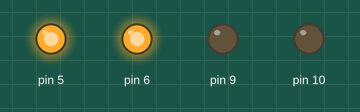
Simulated run of this sketch. Board: Arduino Uno, built with avr-gcc and run on an emulated ATmega328P. Parts: output pins drawn as LEDs (lit = HIGH).

Above: at 0.1 s.
Timing chart, 0 to 1.6 s (numbered marks = the images above):
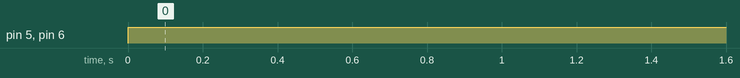

Measured:
- by itself, pin 5, pin 6: LOW → HIGH at 0.00 s

The sketch:

sketch_feb21a.ino
```cpp
void setup() {

    pinMode ( 5, OUTPUT );
    pinMode ( 6, OUTPUT );
    pinMode ( 9, OUTPUT );
    pinMode ( 10, OUTPUT );

}

void loop() {

    analogWrite ( 5, 255 );
    analogWrite ( 6, 255 );

}
```
